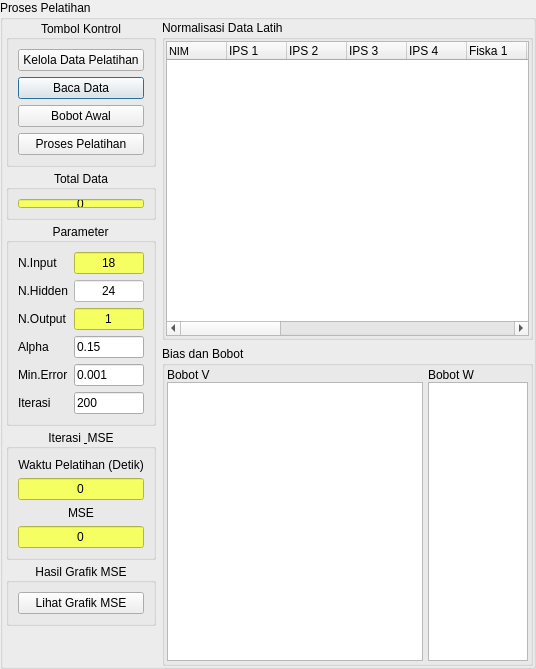
        <widget class="QGroupBox" name="f_pelatihan">
         <property name="sizePolicy">
          <sizepolicy hsizetype="MinimumExpanding" vsizetype="Preferred">
           <horstretch>0</horstretch>
           <verstretch>0</verstretch>
          </sizepolicy>
         </property>
         <property name="maximumSize">
          <size>
           <width>16777215</width>
           <height>16777215</height>
          </size>
         </property>
         <property name="acceptDrops">
          <bool>false</bool>
         </property>
         <property name="title">
          <string>Proses Pelatihan</string>
         </property>
         <property name="flat">
          <bool>false</bool>
         </property>
         <property name="checkable">
          <bool>false</bool>
         </property>
         <layout class="QGridLayout" name="gridLayout_9">
          <property name="leftMargin">
           <number>3</number>
          </property>
          <property name="topMargin">
           <number>0</number>
          </property>
          <property name="rightMargin">
           <number>0</number>
          </property>
          <property name="bottomMargin">
           <number>0</number>
          </property>
          <item row="0" column="0">
           <widget class="QFrame" name="Tools">
            <property name="maximumSize">
             <size>
              <width>150</width>
              <height>16777215</height>
             </size>
            </property>
            <property name="frameShape">
             <enum>QFrame::NoFrame</enum>
            </property>
            <property name="frameShadow">
             <enum>QFrame::Raised</enum>
            </property>
            <layout class="QVBoxLayout" name="verticalLayout_2">
             <property name="spacing">
              <number>3</number>
             </property>
             <property name="leftMargin">
              <number>0</number>
             </property>
             <property name="topMargin">
              <number>0</number>
             </property>
             <property name="rightMargin">
              <number>0</number>
             </property>
             <property name="bottomMargin">
              <number>0</number>
             </property>
             <item>
              <widget class="QGroupBox" name="Tombol">
               <property name="tabletTracking">
                <bool>false</bool>
               </property>
               <property name="acceptDrops">
                <bool>false</bool>
               </property>
               <property name="autoFillBackground">
                <bool>false</bool>
               </property>
               <property name="styleSheet">
                <string notr="true">background-color: rgb(217, 217, 217),</string>
               </property>
               <property name="title">
                <string>Tombol Kontrol</string>
               </property>
               <property name="alignment">
                <set>Qt::AlignCenter</set>
               </property>
               <property name="flat">
                <bool>true</bool>
               </property>
               <property name="checkable">
                <bool>false</bool>
               </property>
               <layout class="QVBoxLayout" name="verticalLayout_3">
                <item>
                 <widget class="QPushButton" name="pbKelola">
                  <property name="text">
                   <string>Kelola Data Pelatihan</string>
                  </property>
                 </widget>
                </item>
                <item>
                 <widget class="QPushButton" name="pbBaca">
                  <property name="acceptDrops">
                   <bool>false</bool>
                  </property>
                  <property name="toolTip">
                   <string>Membaca data pelatihan</string>
                  </property>
                  <property name="text">
                   <string>Baca Data</string>
                  </property>
                  <property name="checkable">
                   <bool>false</bool>
                  </property>
                  <property name="default">
                   <bool>true</bool>
                  </property>
                  <property name="flat">
                   <bool>false</bool>
                  </property>
                 </widget>
                </item>
                <item>
                 <widget class="QPushButton" name="pbBobot">
                  <property name="toolTip">
                   <string>Membaca bobot dan bias awal</string>
                  </property>
                  <property name="text">
                   <string>Bobot Awal</string>
                  </property>
                 </widget>
                </item>
                <item>
                 <widget class="QPushButton" name="pbPelatihan">
                  <property name="text">
                   <string>Proses Pelatihan</string>
                  </property>
                 </widget>
                </item>
               </layout>
              </widget>
             </item>
             <item>
              <widget class="QGroupBox" name="TotalData">
               <property name="sizePolicy">
                <sizepolicy hsizetype="Preferred" vsizetype="Preferred">
                 <horstretch>0</horstretch>
                 <verstretch>0</verstretch>
                </sizepolicy>
               </property>
               <property name="maximumSize">
                <size>
                 <width>16777215</width>
                 <height>50</height>
                </size>
               </property>
               <property name="tabletTracking">
                <bool>false</bool>
               </property>
               <property name="acceptDrops">
                <bool>false</bool>
               </property>
               <property name="autoFillBackground">
                <bool>false</bool>
               </property>
               <property name="styleSheet">
                <string notr="true">background-color: rgb(217, 217, 217),</string>
               </property>
               <property name="title">
                <string>Total Data</string>
               </property>
               <property name="alignment">
                <set>Qt::AlignCenter</set>
               </property>
               <property name="flat">
                <bool>true</bool>
               </property>
               <property name="checkable">
                <bool>false</bool>
               </property>
               <layout class="QVBoxLayout" name="verticalLayout_4">
                <item>
                 <widget class="QLineEdit" name="eTotalDLatih">
                  <property name="toolTip">
                   <string>Maaf tidak bisa diubah</string>
                  </property>
                  <property name="styleSheet">
                   <string notr="true">background-color: rgb(246, 255, 98);</string>
                  </property>
                  <property name="inputMask">
                   <string/>
                  </property>
                  <property name="text">
                   <string>0</string>
                  </property>
                  <property name="echoMode">
                   <enum>QLineEdit::Normal</enum>
                  </property>
                  <property name="alignment">
                   <set>Qt::AlignCenter</set>
                  </property>
                  <property name="readOnly">
                   <bool>true</bool>
                  </property>
                 </widget>
                </item>
               </layout>
              </widget>
             </item>
             <item>
              <widget class="QGroupBox" name="Parameter">
               <property name="tabletTracking">
                <bool>false</bool>
               </property>
               <property name="acceptDrops">
                <bool>false</bool>
               </property>
               <property name="autoFillBackground">
                <bool>false</bool>
               </property>
               <property name="styleSheet">
                <string notr="true">background-color: rgb(217, 217, 217),</string>
               </property>
               <property name="title">
                <string>Parameter</string>
               </property>
               <property name="alignment">
                <set>Qt::AlignCenter</set>
               </property>
               <property name="flat">
                <bool>true</bool>
               </property>
               <property name="checkable">
                <bool>false</bool>
               </property>
               <layout class="QFormLayout" name="formLayout">
                <item row="0" column="0">
                 <widget class="QLabel" name="lNInp">
                  <property name="toolTip">
                   <string>Banyak Neuron Input</string>
                  </property>
                  <property name="text">
                   <string>N.Input</string>
                  </property>
                 </widget>
                </item>
                <item row="1" column="0">
                 <widget class="QLabel" name="lNHid">
                  <property name="toolTip">
                   <string>Banyak Neuron Hidden</string>
                  </property>
                  <property name="text">
                   <string>N.Hidden</string>
                  </property>
                 </widget>
                </item>
                <item row="2" column="0">
                 <widget class="QLabel" name="lNOut">
                  <property name="toolTip">
                   <string>Banyak Neuron Output</string>
                  </property>
                  <property name="text">
                   <string>N.Output</string>
                  </property>
                 </widget>
                </item>
                <item row="3" column="0">
                 <widget class="QLabel" name="lAlpha">
                  <property name="toolTip">
                   <string>Alpha (Learning Rate)</string>
                  </property>
                  <property name="text">
                   <string>Alpha</string>
                  </property>
                 </widget>
                </item>
                <item row="4" column="0">
                 <widget class="QLabel" name="lMinE">
                  <property name="toolTip">
                   <string>Minimum Error</string>
                  </property>
                  <property name="text">
                   <string>Min.Error</string>
                  </property>
                 </widget>
                </item>
                <item row="5" column="0">
                 <widget class="QLabel" name="lIte">
                  <property name="toolTip">
                   <string>Iterasi (Siklus Pelatihan)</string>
                  </property>
                  <property name="text">
                   <string>Iterasi</string>
                  </property>
                 </widget>
                </item>
                <item row="0" column="1">
                 <widget class="QLineEdit" name="eNInp">
                  <property name="toolTip">
                   <string>Maaf tidak bisa diubah</string>
                  </property>
                  <property name="styleSheet">
                   <string notr="true">background-color: rgb(246, 255, 98);</string>
                  </property>
                  <property name="text">
                   <string>18</string>
                  </property>
                  <property name="alignment">
                   <set>Qt::AlignCenter</set>
                  </property>
                  <property name="readOnly">
                   <bool>true</bool>
                  </property>
                 </widget>
                </item>
                <item row="1" column="1">
                 <widget class="QLineEdit" name="eNHid">
                  <property name="toolTip">
                   <string>Usahakan tidak lebih dari 50</string>
                  </property>
                  <property name="styleSheet">
                   <string notr="true">background-color: rgb(255, 255, 255);</string>
                  </property>
                  <property name="text">
                   <string>24</string>
                  </property>
                  <property name="maxLength">
                   <number>3</number>
                  </property>
                  <property name="alignment">
                   <set>Qt::AlignCenter</set>
                  </property>
                  <property name="readOnly">
                   <bool>false</bool>
                  </property>
                 </widget>
                </item>
                <item row="2" column="1">
                 <widget class="QLineEdit" name="eNOut">
                  <property name="toolTip">
                   <string>Maaf tidak bisa diubah</string>
                  </property>
                  <property name="styleSheet">
                   <string notr="true">background-color: rgb(246, 255, 98);</string>
                  </property>
                  <property name="text">
                   <string>1</string>
                  </property>
                  <property name="alignment">
                   <set>Qt::AlignCenter</set>
                  </property>
                  <property name="readOnly">
                   <bool>true</bool>
                  </property>
                 </widget>
                </item>
                <item row="3" column="1">
                 <widget class="QLineEdit" name="eAlpha">
                  <property name="toolTip">
                   <string>Untuk penulisan desimal gunakan tanda titik(.)</string>
                  </property>
                  <property name="styleSheet">
                   <string notr="true">background-color: rgb(255, 255, 255),</string>
                  </property>
                  <property name="text">
                   <string>0.15</string>
                  </property>
                 </widget>
                </item>
                <item row="4" column="1">
                 <widget class="QLineEdit" name="eMinE">
                  <property name="toolTip">
                   <string>Untuk penulisan desimal gunakan tanda titik(.)</string>
                  </property>
                  <property name="styleSheet">
                   <string notr="true">background-color: rgb(255, 255, 255),</string>
                  </property>
                  <property name="text">
                   <string>0.001</string>
                  </property>
                 </widget>
                </item>
                <item row="5" column="1">
                 <widget class="QLineEdit" name="eIte">
                  <property name="styleSheet">
                   <string notr="true">background-color: rgb(255, 255, 255),</string>
                  </property>
                  <property name="text">
                   <string>200</string>
                  </property>
                  <property name="maxLength">
                   <number>4</number>
                  </property>
                 </widget>
                </item>
               </layout>
              </widget>
             </item>
             <item>
              <widget class="QGroupBox" name="Iterasi">
               <property name="tabletTracking">
                <bool>false</bool>
               </property>
               <property name="acceptDrops">
                <bool>false</bool>
               </property>
               <property name="autoFillBackground">
                <bool>false</bool>
               </property>
               <property name="styleSheet">
                <string notr="true">background-color: rgb(217, 217, 217),</string>
               </property>
               <property name="title">
                <string>Iterasi &amp; MSE</string>
               </property>
               <property name="alignment">
                <set>Qt::AlignCenter</set>
               </property>
               <property name="flat">
                <bool>true</bool>
               </property>
               <property name="checkable">
                <bool>false</bool>
               </property>
               <layout class="QVBoxLayout" name="verticalLayout_5">
                <item>
                 <widget class="QLabel" name="lWaktu">
                  <property name="text">
                   <string>Waktu Pelatihan (Detik)</string>
                  </property>
                  <property name="alignment">
                   <set>Qt::AlignCenter</set>
                  </property>
                 </widget>
                </item>
                <item>
                 <widget class="QLineEdit" name="eWaktu">
                  <property name="toolTip">
                   <string>Maaf tidak bisa diubah</string>
                  </property>
                  <property name="styleSheet">
                   <string notr="true">background-color: rgb(246, 255, 98);</string>
                  </property>
                  <property name="text">
                   <string>0</string>
                  </property>
                  <property name="alignment">
                   <set>Qt::AlignCenter</set>
                  </property>
                  <property name="readOnly">
                   <bool>true</bool>
                  </property>
                 </widget>
                </item>
                <item>
                 <widget class="QLabel" name="lMSE">
                  <property name="toolTip">
                   <string>Mean Square Error</string>
                  </property>
                  <property name="text">
                   <string>MSE</string>
                  </property>
                  <property name="alignment">
                   <set>Qt::AlignCenter</set>
                  </property>
                 </widget>
                </item>
                <item>
                 <widget class="QLineEdit" name="eMSE">
                  <property name="toolTip">
                   <string>Maaf tidak bisa diubah</string>
                  </property>
                  <property name="styleSheet">
                   <string notr="true">background-color: rgb(246, 255, 98);</string>
                  </property>
                  <property name="text">
                   <string>0</string>
                  </property>
                  <property name="alignment">
                   <set>Qt::AlignCenter</set>
                  </property>
                  <property name="readOnly">
                   <bool>true</bool>
                  </property>
                 </widget>
                </item>
               </layout>
              </widget>
             </item>
             <item>
              <widget class="QGroupBox" name="TombolGrafik">
               <property name="title">
                <string>Hasil Grafik MSE</string>
               </property>
               <property name="alignment">
                <set>Qt::AlignCenter</set>
               </property>
               <property name="flat">
                <bool>true</bool>
               </property>
               <layout class="QVBoxLayout" name="verticalLayout">
                <item>
                 <widget class="QPushButton" name="pbDetailG">
                  <property name="toolTip">
                   <string>Melihat hasil detail grafik MSE pelatihan</string>
                  </property>
                  <property name="text">
                   <string>Lihat Grafik MSE</string>
                  </property>
                 </widget>
                </item>
               </layout>
              </widget>
             </item>
             <item>
              <spacer name="verticalSpacer_2">
               <property name="orientation">
                <enum>Qt::Vertical</enum>
               </property>
               <property name="sizeHint" stdset="0">
                <size>
                 <width>20</width>
                 <height>40</height>
                </size>
               </property>
              </spacer>
             </item>
            </layout>
           </widget>
          </item>
          <item row="0" column="1">
           <widget class="QFrame" name="Tabel">
            <property name="sizePolicy">
             <sizepolicy hsizetype="MinimumExpanding" vsizetype="Preferred">
              <horstretch>0</horstretch>
              <verstretch>0</verstretch>
             </sizepolicy>
            </property>
            <property name="minimumSize">
             <size>
              <width>369</width>
              <height>0</height>
             </size>
            </property>
            <property name="frameShape">
             <enum>QFrame::NoFrame</enum>
            </property>
            <property name="frameShadow">
             <enum>QFrame::Raised</enum>
            </property>
            <layout class="QGridLayout" name="gridLayout_12">
             <property name="leftMargin">
              <number>0</number>
             </property>
             <property name="topMargin">
              <number>0</number>
             </property>
             <property name="rightMargin">
              <number>0</number>
             </property>
             <property name="bottomMargin">
              <number>0</number>
             </property>
             <item row="1" column="0">
              <widget class="QGroupBox" name="BobotHasil">
               <property name="minimumSize">
                <size>
                 <width>0</width>
                 <height>150</height>
                </size>
               </property>
               <property name="maximumSize">
                <size>
                 <width>16777215</width>
                 <height>16777215</height>
                </size>
               </property>
               <property name="title">
                <string>Bias dan Bobot</string>
               </property>
               <layout class="QGridLayout" name="gridLayout_2">
                <property name="leftMargin">
                 <number>2</number>
                </property>
                <property name="topMargin">
                 <number>2</number>
                </property>
                <property name="rightMargin">
                 <number>2</number>
                </property>
                <property name="bottomMargin">
                 <number>2</number>
                </property>
                <property name="horizontalSpacing">
                 <number>5</number>
                </property>
                <property name="verticalSpacing">
                 <number>0</number>
                </property>
                <item row="1" column="1">
                 <widget class="QTableWidget" name="tbBobotW">
                  <property name="maximumSize">
                   <size>
                    <width>100</width>
                    <height>16777215</height>
                   </size>
                  </property>
                  <property name="editTriggers">
                   <set>QAbstractItemView::NoEditTriggers</set>
                  </property>
                  <property name="showDropIndicator" stdset="0">
                   <bool>true</bool>
                  </property>
                  <property name="dragDropOverwriteMode">
                   <bool>false</bool>
                  </property>
                  <property name="alternatingRowColors">
                   <bool>true</bool>
                  </property>
                  <attribute name="horizontalHeaderDefaultSectionSize">
                   <number>60</number>
                  </attribute>
                  <attribute name="horizontalHeaderMinimumSectionSize">
                   <number>25</number>
                  </attribute>
                 </widget>
                </item>
                <item row="1" column="0">
                 <widget class="QTableWidget" name="tbBobotV">
                  <property name="maximumSize">
                   <size>
                    <width>16777215</width>
                    <height>16777215</height>
                   </size>
                  </property>
                  <property name="autoFillBackground">
                   <bool>true</bool>
                  </property>
                  <property name="editTriggers">
                   <set>QAbstractItemView::NoEditTriggers</set>
                  </property>
                  <property name="dragDropOverwriteMode">
                   <bool>false</bool>
                  </property>
                  <property name="alternatingRowColors">
                   <bool>true</bool>
                  </property>
                  <attribute name="horizontalHeaderDefaultSectionSize">
                   <number>60</number>
                  </attribute>
                  <attribute name="horizontalHeaderMinimumSectionSize">
                   <number>25</number>
                  </attribute>
                 </widget>
                </item>
                <item row="0" column="0">
                 <widget class="QLabel" name="lBobotV">
                  <property name="text">
                   <string>Bobot V</string>
                  </property>
                 </widget>
                </item>
                <item row="0" column="1">
                 <widget class="QLabel" name="lBobotW">
                  <property name="text">
                   <string>Bobot W</string>
                  </property>
                 </widget>
                </item>
               </layout>
              </widget>
             </item>
             <item row="0" column="0">
              <widget class="QGroupBox" name="DataLatih">
               <property name="title">
                <string>Normalisasi Data Latih</string>
               </property>
               <layout class="QGridLayout" name="gridLayout">
                <property name="leftMargin">
                 <number>1</number>
                </property>
                <property name="topMargin">
                 <number>1</number>
                </property>
                <property name="rightMargin">
                 <number>1</number>
                </property>
                <property name="bottomMargin">
                 <number>1</number>
                </property>
                <property name="spacing">
                 <number>0</number>
                </property>
                <item row="0" column="0">
                 <widget class="QTableWidget" name="tbDataLat">
                  <property name="minimumSize">
                   <size>
                    <width>0</width>
                    <height>170</height>
                   </size>
                  </property>
                  <property name="maximumSize">
                   <size>
                    <width>16777215</width>
                    <height>16777215</height>
                   </size>
                  </property>
                  <property name="autoFillBackground">
                   <bool>true</bool>
                  </property>
                  <property name="editTriggers">
                   <set>QAbstractItemView::NoEditTriggers</set>
                  </property>
                  <property name="alternatingRowColors">
                   <bool>true</bool>
                  </property>
                  <property name="sortingEnabled">
                   <bool>true</bool>
                  </property>
                  <attribute name="horizontalHeaderDefaultSectionSize">
                   <number>60</number>
                  </attribute>
                  <column>
                   <property name="text">
                    <string>NIM</string>
                   </property>
                   <property name="font">
                    <font>
                     <pointsize>8</pointsize>
                     <weight>50</weight>
                     <bold>false</bold>
                    </font>
                   </property>
                   <property name="textAlignment">
                    <set>AlignLeading|AlignVCenter</set>
                   </property>
                  </column>
                  <column>
                   <property name="text">
                    <string>IPS 1</string>
                   </property>
                   <property name="textAlignment">
                    <set>AlignLeading|AlignVCenter</set>
                   </property>
                  </column>
                  <column>
                   <property name="text">
                    <string>IPS 2</string>
                   </property>
                   <property name="textAlignment">
                    <set>AlignLeading|AlignVCenter</set>
                   </property>
                  </column>
                  <column>
                   <property name="text">
                    <string>IPS 3</string>
                   </property>
                   <property name="textAlignment">
                    <set>AlignLeading|AlignVCenter</set>
                   </property>
                  </column>
                  <column>
                   <property name="text">
                    <string>IPS 4</string>
                   </property>
                   <property name="textAlignment">
                    <set>AlignLeading|AlignVCenter</set>
                   </property>
                  </column>
                  <column>
                   <property name="text">
                    <string>Fiska 1</string>
                   </property>
                   <property name="textAlignment">
                    <set>AlignLeading|AlignVCenter</set>
                   </property>
                  </column>
                  <column>
                   <property name="text">
                    <string>Matematika 1</string>
                   </property>
                   <property name="textAlignment">
                    <set>AlignLeading|AlignVCenter</set>
                   </property>
                  </column>
                  <column>
                   <property name="text">
                    <string>Fisika 2</string>
                   </property>
                   <property name="textAlignment">
                    <set>AlignLeading|AlignVCenter</set>
                   </property>
                  </column>
                  <column>
                   <property name="text">
                    <string>Matematika 2</string>
                   </property>
                   <property name="textAlignment">
                    <set>AlignLeading|AlignVCenter</set>
                   </property>
                  </column>
                  <column>
                   <property name="text">
                    <string>Algoritma Pemograman</string>
                   </property>
                   <property name="textAlignment">
                    <set>AlignLeading|AlignVCenter</set>
                   </property>
                  </column>
                  <column>
                   <property name="text">
                    <string>Elektronika 1</string>
                   </property>
                   <property name="textAlignment">
                    <set>AlignLeading|AlignVCenter</set>
                   </property>
                  </column>
                  <column>
                   <property name="text">
                    <string>Teori Sistem &amp; Sinyal</string>
                   </property>
                   <property name="textAlignment">
                    <set>AlignLeading|AlignVCenter</set>
                   </property>
                  </column>
                  <column>
                   <property name="text">
                    <string>Organisasi &amp; Arsitektur Komputer 1</string>
                   </property>
                   <property name="textAlignment">
                    <set>AlignLeading|AlignVCenter</set>
                   </property>
                  </column>
                  <column>
                   <property name="text">
                    <string>Sistem Digital</string>
                   </property>
                   <property name="textAlignment">
                    <set>AlignLeading|AlignVCenter</set>
                   </property>
                  </column>
                  <column>
                   <property name="text">
                    <string>Elektronika 2</string>
                   </property>
                   <property name="textAlignment">
                    <set>AlignLeading|AlignVCenter</set>
                   </property>
                  </column>
                  <column>
                   <property name="text">
                    <string>Struktur Data</string>
                   </property>
                   <property name="textAlignment">
                    <set>AlignLeading|AlignVCenter</set>
                   </property>
                  </column>
                  <column>
                   <property name="text">
                    <string>Matematika Diskrit</string>
                   </property>
                   <property name="textAlignment">
                    <set>AlignLeading|AlignVCenter</set>
                   </property>
                  </column>
                  <column>
                   <property name="text">
                    <string>Komunikasi Data</string>
                   </property>
                   <property name="textAlignment">
                    <set>AlignLeading|AlignVCenter</set>
                   </property>
                  </column>
                  <column>
                   <property name="text">
                    <string>Aljabar Linear</string>
                   </property>
                   <property name="textAlignment">
                    <set>AlignLeading|AlignVCenter</set>
                   </property>
                  </column>
                  <column>
                   <property name="text">
                    <string>IPK</string>
                   </property>
                   <property name="textAlignment">
                    <set>AlignLeading|AlignVCenter</set>
                   </property>
                  </column>
                 </widget>
                </item>
               </layout>
              </widget>
             </item>
            </layout>
           </widget>
          </item>
         </layout>
        </widget>
